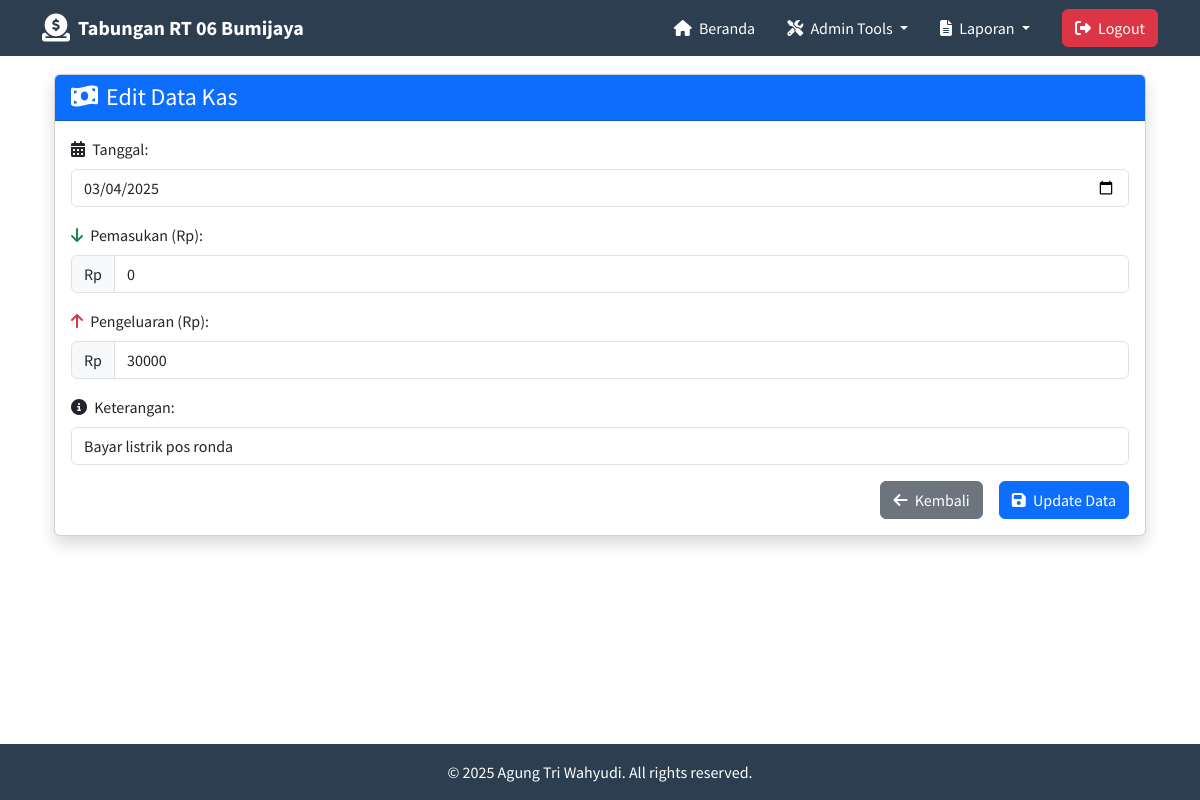
Screenshot of /edit_kas.php?id=4 (signed in) with the database file from the repository.
### tables this page shows
CREATE TABLE `kas_rt` (
  `id` int NOT NULL,
  `tanggal` date NOT NULL,
  `masuk` int NOT NULL,
  `keluar` int NOT NULL,
  `saldo_akhir` int NOT NULL,
  `keterangan` text NOT NULL,
  `created_at` timestamp NULL DEFAULT CURRENT_TIMESTAMP
);

### edit_kas.php (the view, shortened to what this page needs)
<?php
include 'core/koneksi.php';
include 'core/headers.php';
$id = $_GET['id'] ?? 0;
$data = $conn->query("SELECT * FROM kas_rt WHERE id = $id")->fetch_assoc();
?>
<div class="container mt-4">
    <div class="card shadow">
        <div class="card-header bg-primary text-white">
            <h2 class="h4 mb-0"><i class="fas fa-money-bill-wave me-2"></i>Edit Data Kas</h2>
        </div>
        <div class="card-body">
            <form method="POST" class="needs-validation" novalidate>
                <div class="mb-3">
                    <label for="tanggal" class="form-label"><i class="fas fa-calendar-alt me-1"></i> Tanggal:</label>
                    <input type="date" class="form-control" id="tanggal" name="tanggal" value="<?= $data['tanggal'] ?>" required>
                </div>
                <div class="mb-3">
                    <label for="masuk" class="form-label"><i class="fas fa-arrow-down me-1 text-success"></i> Pemasukan (Rp):</label>
                    <div class="input-group">
                        <span class="input-group-text">Rp</span>
                        <input type="number" class="form-control" id="masuk" name="masuk" value="<?= $data['masuk'] ?>" min="0">
                    </div>
                </div>
                <div class="mb-3">
                    <label for="keluar" class="form-label"><i class="fas fa-arrow-up me-1 text-danger"></i> Pengeluaran (Rp):</label>
                    <div class="input-group">
                        <span class="input-group-text">Rp</span>
                        <input type="number" class="form-control" id="keluar" name="keluar" value="<?= $data['keluar'] ?>" min="0">
                    </div>
                </div>
                <div class="mb-3">
                    <label for="keterangan" class="form-label"><i class="fas fa-info-circle me-1"></i> Keterangan:</label>
                    <input type="text" class="form-control" id="keterangan" name="keterangan" value="<?= htmlspecialchars($data['keterangan']) ?>" required>
                </div>
                <div class="d-grid gap-2 d-md-flex justify-content-md-end">
                    <a href="dashboard.php" class="btn btn-secondary me-md-2"><i class="fas fa-arrow-left me-1"></i> Kembali</a>
                    <button type="submit" name="update" class="btn btn-primary"><i class="fas fa-save me-1"></i> Update Data</button>
                </div>
            </form>
        </div>
    </div>
</div>
<?php include 'core/footer.php'; ?>

### assets/css/main.css (style rules this page uses)
body, .btn, .form-control, .nav, .card, h1, h2, h3, h4, h5, h6, p, a, span, div { font-family: "Source Sans Pro", sans-serif !important; }
.fa, .fas, .far, .fal, .fab { font-family: "Font Awesome 6 Free" !important; font-weight: 900; }

### rows the page displays
kas_rt: tanggal "03/04/2025", masuk "0", keluar "30000", keterangan "Bayar listrik pos ronda"
